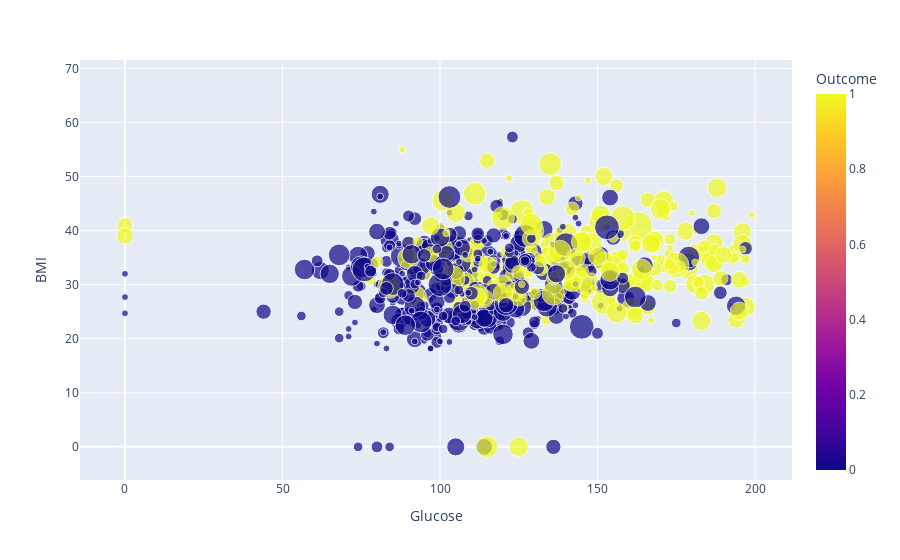

Notebook code for this chart:
### Code cell
fig = px.scatter(df,
             x = 'Glucose',
             y = 'BMI',
             color = 'Outcome',
             size = 'Pregnancies')
fig.show()

### Figure 1 — Plotly figure (JSON) as saved in the notebook; plotly's stock layout.template omitted (floating-point values rounded to 4 significant figures; data arrays with more than 128 entries replaced by an {"elided": "..."} marker saying what was removed)
{"data": [{"hovertemplate": "Glucose=%{x}<br>BMI=%{y}<br>Pregnancies=%{marker.size}<br>Outcome=%{marker.color}<extra></extra>", "legendgroup": "", "marker": {"color": {"elided": "768 int values"}, "coloraxis": "coloraxis", "size": {"elided": "768 int values"}, "sizemode": "area", "sizeref": 0.0425, "symbol": "circle"}, "mode": "markers", "name": "", "orientation": "v", "showlegend": false, "type": "scatter", "x": {"elided": "768 int values"}, "xaxis": "x", "y": {"elided": "768 float values"}, "yaxis": "y"}], "layout": {"coloraxis": {"colorbar": {"title": {"text": "Outcome"}}, "colorscale": [[0, "#0d0887"], [0.1111, "#46039f"], [0.2222, "#7201a8"], [0.3333, "#9c179e"], [0.4444, "#bd3786"], [0.5556, "#d8576b"], [0.6667, "#ed7953"], [0.7778, "#fb9f3a"], [0.8889, "#fdca26"], [1, "#f0f921"]]}, "legend": {"itemsizing": "constant", "tracegroupgap": 0}, "margin": {"t": 60}, "xaxis": {"anchor": "y", "domain": [0, 1], "title": {"text": "Glucose"}}, "yaxis": {"anchor": "x", "domain": [0, 1], "title": {"text": "BMI"}}}}
